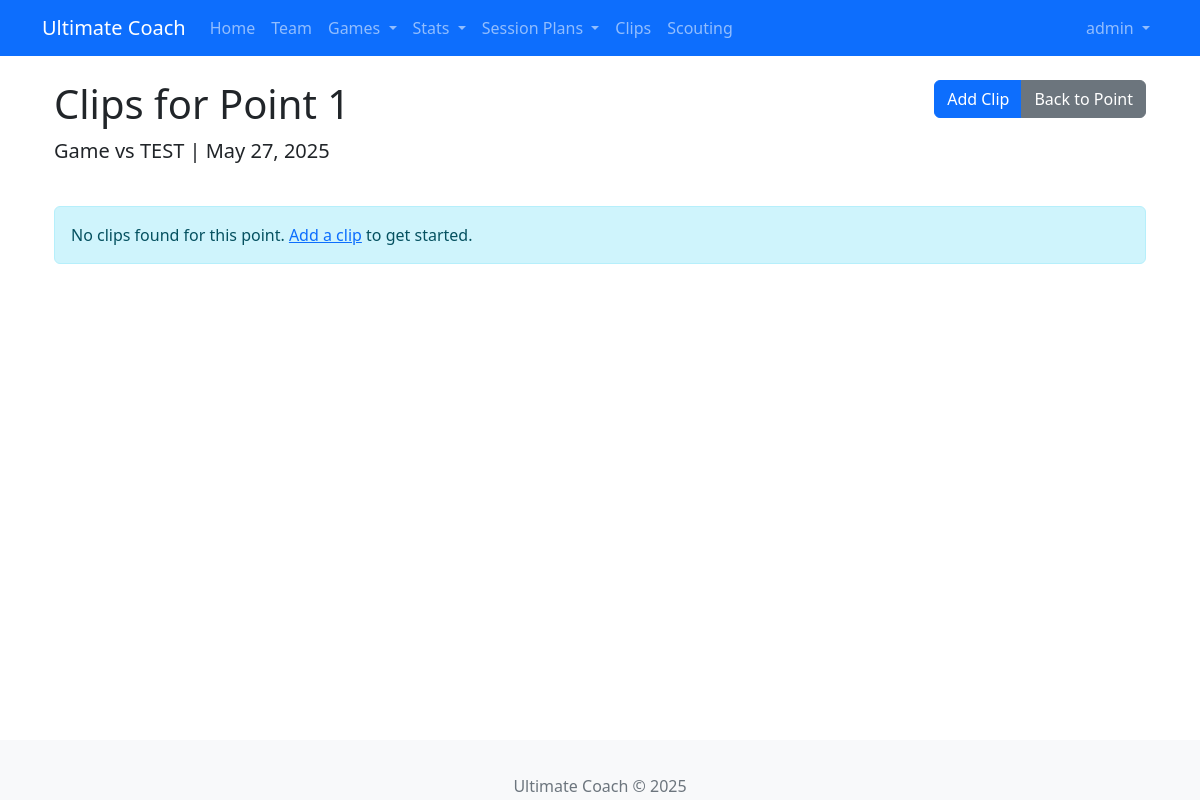
Page /clips/point/1 (signed in) on the committed database.
### app/models/user.py (models this page shows, shortened)
class User(UserMixin, db.Model):
    id = db.Column(db.Integer, primary_key=True)
    username = db.Column(db.String(64), unique=True, nullable=False)
    email = db.Column(db.String(120), unique=True, nullable=False)
    password_hash = db.Column(db.String(128))
    role = db.Column(db.String(20), default='user')  # Add this line
    is_admin = db.Column(db.Boolean, default=False)
    created_at = db.Column(db.DateTime, default=datetime.utcnow)
    created_drills = db.relationship('SavedDrill', backref='creator', lazy='dynamic')
    player_profile = db.relationship('Player', back_populates='user_account', uselist=False)

### app/models/point.py (models this page shows, shortened)
class Point(db.Model):
    id = db.Column(db.Integer, primary_key=True)
    game_id = db.Column(db.Integer, db.ForeignKey('game.id'), nullable=False)
    point_number = db.Column(db.Integer, nullable=False)
    our_line_type = db.Column(db.String(20), nullable=False)  # O-line, D-line
    our_score_before = db.Column(db.Integer, default=0)
    their_score_before = db.Column(db.Integer, default=0)
    our_score_after = db.Column(db.Integer, default=0)
    their_score_after = db.Column(db.Integer, default=0)
    starting_position = db.Column(db.String(20), nullable=False)  # offense, defense
    point_outcome = db.Column(db.String(20), nullable=False)  # scored, conceded
    duration = db.Column(db.Integer, nullable=True)  # in seconds
    timestamp_in_video = db.Column(db.Integer, nullable=True)  # in seconds
    created_at = db.Column(db.DateTime, default=datetime.utcnow)
    updated_at = db.Column(db.DateTime, default=datetime.utcnow, onupdate=datetime.utcnow)
    gender_ratio = db.Column(db.String(4))
    force_direction = db.Column(db.String(10))
    lineups = db.relationship('LineUp', backref='point', lazy='dynamic', cascade='all, delete-orphan')
    events = db.relationship('Event', backref='point', lazy='dynamic', cascade='all, delete-orphan')
    pulls = db.relationship('Pull', backref='point', lazy='dynamic', cascade='all, delete-orphan')
    clips = db.relationship('Clip', backref='point', lazy='dynamic')

### app/models/game.py (models this page shows, shortened)
class Game(db.Model):
    id = db.Column(db.Integer, primary_key=True)
    tournament_id = db.Column(db.Integer, db.ForeignKey('tournament.id'), nullable=True)
    opponent = db.Column(db.String(100), nullable=False)
    our_score = db.Column(db.Integer, default=0)
    their_score = db.Column(db.Integer, default=0)
    date = db.Column(db.Date, nullable=True)
    youtube_link = db.Column(db.String(200), nullable=True)
    notes = db.Column(db.Text, nullable=True)
    created_at = db.Column(db.DateTime, default=datetime.utcnow)
    updated_at = db.Column(db.DateTime, default=datetime.utcnow, onupdate=datetime.utcnow)
    points = db.relationship('Point', backref='game', lazy='dynamic', cascade='all, delete-orphan')
    clips = db.relationship('Clip', backref='game', lazy='dynamic', cascade='all, delete-orphan')

### app/routes/clip.py (the view)
@bp.route('/point/<int:point_id>')
@login_required
def point_clips(point_id):
    point = Point.query.get_or_404(point_id)
    clips = Clip.query.filter_by(point_id=point_id).order_by(Clip.created_at.desc()).all()
    return render_template('clip/point_clips.html', point=point, clips=clips)

### app/models/user.py (called while the page is built)
@login.user_loader
def load_user(id):
    return User.query.get(int(id))

### app/templates/clip/point_clips.html
{% extends "base.html" %}
{% block content %}
<div class="container">
    <div class="row mb-4">
        <div class="col-md-8">
            <h1>Clips for Point {{ point.point_number }}</h1>
            <p class="lead">
                Game vs {{ point.game.opponent }}
                {% if point.game.date %}
                    | {{ point.game.date.strftime('%B %d, %Y') }}
                {% endif %}
            </p>
        </div>
        <div class="col-md-4 text-end">
            <div class="btn-group">
                <a href="{{ url_for('clip.add_clip', game_id=point.game_id, point_id=point.id) }}" class="btn btn-primary">Add Clip</a>
                <a href="{{ url_for('point.point_detail', point_id=point.id) }}" class="btn btn-secondary">Back to Point</a>
            </div>
        </div>
    </div>
    <div class="row">
        {% if clips %}
            {% for clip in clips %}
            <div class="col-md-6 mb-4">
                <div class="card h-100">
                    <div class="card-header d-flex justify-content-between align-items-center">
                        <h5 class="card-title mb-0">{{ clip.title }}</h5>
                        <span class="text-muted small">{{ clip.created_at.strftime('%Y-%m-%d') }}</span>
                    </div>
                    <div class="card-body">
                        {% if clip.description %}
                        <p class="card-text">{{ clip.description|truncate(100) }}</p>
                        {% endif %}
                        {% if clip.tag_list %}
                        <div class="mb-2">
                            {% for tag in clip.tag_list %}
                            <span class="badge bg-info">{{ tag.name }}</span>
                            {% endfor %}
                        </div>
                        {% endif %}
                        {% if clip.player_list %}
                        <p><strong>Players:</strong>
                            {% for player in clip.player_list[:3] %}
                            <span class="badge bg-secondary">{{ player.name }}</span>
                            {% endfor %}
                            {% if clip.player_list|length > 3 %}
                            <span class="badge bg-secondary">+{{ clip.player_list|length - 3 }} more</span>
                            {% endif %}
                        </p>
                        {% endif %}
                    </div>
                    <div class="card-footer">
                        <div class="btn-group w-100">
                            <a href="{{ url_for('clip.view_clip', clip_id=clip.id) }}" class="btn btn-sm btn-outline-primary">View</a>
                            <a href="{{ url_for('clip.edit_clip', clip_id=clip.id) }}" class="btn btn-sm btn-outline-secondary">Edit</a>
                            <button type="button" class="btn btn-sm btn-outline-danger" data-bs-toggle="modal" data-bs-target="#deleteModal{{ clip.id }}">Delete</button>
                        </div>
                        <div class="modal fade" id="deleteModal{{ clip.id }}" tabindex="-1" aria-labelledby="deleteModalLabel{{ clip.id }}" aria-hidden="true">
                            <div class="modal-dialog">
                                <div class="modal-content">
                                    <div class="modal-header">
                                        <h5 class="modal-title" id="deleteModalLabel{{ clip.id }}">Confirm Delete</h5>
                                        <button type="button" class="btn-close" data-bs-dismiss="modal" aria-label="Close"></button>
                                    </div>
                                    <div class="modal-body">
                                        Are you sure you want to delete the clip "{{ clip.title }}"?
                                    </div>
                                    <div class="modal-footer">
                                        <button type="button" class="btn btn-secondary" data-bs-dismiss="modal">Cancel</button>
                                        <form action="{{ url_for('clip.delete_clip', clip_id=clip.id) }}" method="post">
                                            <button type="submit" class="btn btn-danger">Delete</button>
                                        </form>
                                    </div>
                                </div>
                            </div>
                        </div>
                    </div>
                </div>
            </div>
            {% endfor %}
        {% else %}
        <div class="col-12">
            <div class="alert alert-info">
                No clips found for this point. <a href="{{ url_for('clip.add_clip', game_id=point.game_id, point_id=point.id) }}">Add a clip</a> to get started.
            </div>
        </div>
        {% endif %}
    </div>
</div>
{% endblock %}

### app/templates/base.html (shortened to what this page needs)
<!DOCTYPE html>
<html lang="en">
<head>
    <link rel="stylesheet" href="https://cdn.jsdelivr.net/npm/bootstrap@5.2.3/dist/css/bootstrap.min.css">
    <link rel="stylesheet" href="https://cdn.jsdelivr.net/npm/bootstrap-icons@1.10.5/font/bootstrap-icons.css">
    <link rel="stylesheet" href="{{ url_for('static', filename='css/main.css') }}">
</head>
<body>
    <nav class="navbar navbar-expand-lg navbar-dark bg-primary">
        <div class="container">
            <a class="navbar-brand" href="{{ url_for('main.index') }}">Ultimate Coach</a>
            <div class="collapse navbar-collapse" id="navbarNav">
                <ul class="navbar-nav me-auto">
                    <li class="nav-item">
                        <a class="nav-link" href="{{ url_for('main.index') }}"
                           data-bs-toggle="tooltip" data-bs-placement="bottom"
                           title="Return to homepage">Home</a>
                    </li>
                    <li class="nav-item">
                        <a class="nav-link" href="{{ url_for('team.index') }}"
                           data-bs-toggle="tooltip" data-bs-placement="bottom"
                           title="Manage team roster">Team</a>
                    </li>
                    <li class="nav-item dropdown">
                        <a class="nav-link dropdown-toggle" href="#" id="gamesDropdown"
                           role="button" data-bs-toggle="dropdown" aria-expanded="false"
                           data-bs-toggle="tooltip" data-bs-placement="bottom"
                           title="Manage games and tournaments">
                            Games
                        </a>
                    </li>
                    <li class="nav-item dropdown">
                        <a class="nav-link dropdown-toggle" href="#" id="statsDropdown"
                           role="button" data-bs-toggle="dropdown" aria-expanded="false"
                           data-bs-toggle="tooltip" data-bs-placement="bottom"
                           title="View comprehensive statistics and analytics">
                            Stats
                        </a>
                    </li>
                    <li class="nav-item dropdown">
                        <a class="nav-link dropdown-toggle" href="#" role="button" data-bs-toggle="dropdown">
                            Session Plans
                        </a>
                    </li>
                    <li class="nav-item">
                        <a class="nav-link" href="{{ url_for('clip.index') }}"
                           data-bs-toggle="tooltip" data-bs-placement="bottom"
                           title="Manage video clips">Clips</a>
                    </li>
                    <li class="nav-item">
                        <a class="nav-link" href="{{ url_for('scouting.index') }}"
                           data-bs-toggle="tooltip" data-bs-placement="bottom"
                           title="View scouting reports">Scouting</a>
                    </li>
                </ul>
                {% if current_user.is_authenticated %}
                <ul class="navbar-nav">
                    <li class="nav-item dropdown">
                        <a class="nav-link dropdown-toggle" href="#" id="userDropdown"
                           role="button" data-bs-toggle="dropdown" aria-expanded="false">
                            {{ current_user.username }}
                        </a>
                    </li>
                </ul>
                {% endif %}
            </div>
        </div>
    </nav>
    <div class="container mt-4">
        {% block content %}{% endblock %}
    </div>
    <footer class="footer mt-5 py-3 bg-light">
        <div class="container text-center">
            <span class="text-muted">Ultimate Coach &copy; 2025</span>
        </div>
    </footer>
</body>
</html>

### app/static/css/main.css (style rules this page uses)
body { padding-bottom: 60px; }
.footer { position: fixed; bottom: 0; width: 100%; height: 60px; line-height: 60px; background-color: #f5f5f5; }

### rows in the picture
User: username "admin"
Point: point_number "1"
Game: game.opponent "TEST", game "May 27, 2025"
